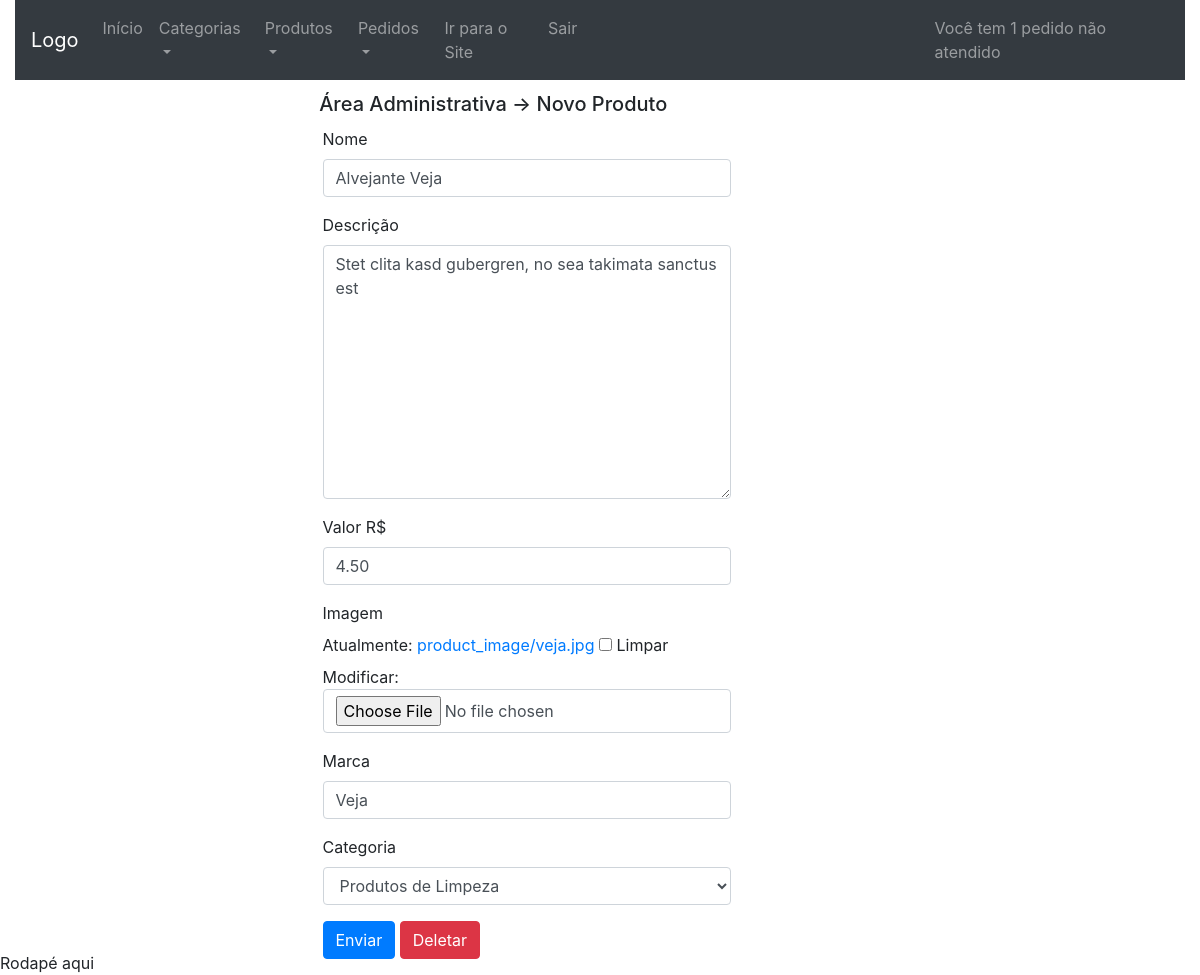
The app's page /area_administrativa/edit_product/13 (signed in) with its own data.
### catalog/models.py (models this page shows, shortened)
class Product(models.Model):
	name = models.CharField('Nome', max_length=100)
	description = models.TextField('Nome', max_length=300)
	image = models.ImageField(upload_to="product_image",
		verbose_name="Imagem", null=True, blank=True)
	value = models.DecimalField('Valor', max_digits=6, decimal_places=2)
	brand = models.CharField("Marca", max_length=100,
		null=True, blank=True)
	category = models.ForeignKey(Category, on_delete=models.CASCADE,
		null=True, blank=True)
	class Meta:
		verbose_name = "Produto"
		verbose_name_plural = "Produtos"
		ordering = ['name']

### dashboard_admin/views.py (the view, shortened to what this page needs)
# urls.py: path('edit_product/<int:id_product>', views.edit_product,
@login_required
def edit_product(request, id_product):
	noForwardedsInfo(request)
	context = {}
	product = Product.objects.get(id=id_product)
	if request.method == 'GET':
		form = ProductForm(instance=product)
		context['form'] = form
		context['value'] = product.value
		context['id_product'] = product.id
		return render(request, 'dashboard_admin/edit_product.html',
			context)

### catalog/forms.py
class ProductForm(ModelForm):
	class Meta:
		model = Product
		fields = ['name', 'description', 'image', 'brand',
		'category']

### catalog/models.py (called while the page is built)
	def __str__(self):
		return self.name

### checkout/models.py (called while the page is built)
	@staticmethod
	def getNoForwardeds(ordersSendeds):
		total = 0
		for order in ordersSendeds:
			if order.forwarded == False:
				total = total + 1
		return total

### dashboard_admin/views.py (called while the page is built)
def noForwardedsInfo(request):
	ordersSendeds = Order.objects.filter(sended=True)
	request.session['no_forwarded'] = Order.getNoForwardeds(ordersSendeds)
	return ordersSendeds

### dashboard_admin/templates/dashboard_admin/edit_product.html (shortened to what this page needs)
{% extends 'dashboard_admin/base.html' %}
{% load widget_tweaks %}
{% block conteudo %}
<div class="panel panel-default form-central thin-panel">
	{% block dashboard_title %}
	<div class="panel-heading" style="margin: 2%;">
		<h5>Área Administrativa -> Novo Produto </h5>
	</div>
	{% endblock %}
	<div class="panel-body">
		<form class="form-horizontal" method="post"
		enctype="multipart/form-data">
		    <fieldset>
		        <div class="form-group {% if form.name.erros %} has-error {% endif %}">
		          <label for="{{ form.name.auto_id }}" class="col-md-3 control-label">
		              Nome
		          </label>
		          <div class="col-md-9">
		            {% render_field form.name class="form-control" %}
		          </div>
		        </div>
		        <div class="form-group {% if form.description.erros %} has-error {% endif %}">
		          <label for="{{ form.description.auto_id }}"
		          class="col-md-3 control-label">
		              Descrição
		          </label>
		          <div class="col-md-9">
		            {% render_field form.description class="form-control" %}
		          </div>
		        </div>
		        <div class="form-group">
		          <label for="value"
		          class="col-md-3 control-label">
		              Valor R$
		          </label>
		          <div class="col-md-9">
		            <input type="" name="value" class="form-control"
		            value="{{ value }}">
		          </div>
		        </div>
		        <div class="form-group {% if form.image.erros %} has-error {% endif %}">
		          <label for="{{ form.image.auto_id }}" class="col-md-3 control-label">
		              Imagem
		          </label>
		          <div class="col-md-9">
		            {% render_field form.image class="form-control" %}
		          </div>
		        </div>
		        <div class="form-group {% if form.brand.erros %} has-error {% endif %}">
		          <label for="{{ form.brand.auto_id }}" class="col-md-3 control-label">
		              Marca
		          </label>
		          <div class="col-md-9">
		            {% render_field form.brand class="form-control" %}
		          </div>
		        </div>
		        <div class="form-group {% if form.category.erros %} has-error {% endif %}">
		          <label for="{{ form.category.auto_id }}" class="col-md-3 control-label">
		              Categoria
		          </label>
		          <div class="col-md-9">
		            {% render_field form.category class="form-control" %}
		          </div>
		        </div>
		    	<div class="form-group">
		          <div class="col-md-9 col-md-offset-3">
		            <button type="submit" class="btn btn-primary">
		            	Enviar
		            </button>
		            <a href="{% url 'dashboard_admin:delete_product' id_product %}"
		            class="btn btn-danger">
			        	Deletar
			        </a>
		          </div>
		        </div>
		    </fieldset>
		</form>
	</div>
</div>
{% endblock %}

### dashboard_admin/static/dashboard_admin/css/extra.css (style rules this page uses)
.thin-panel { width: 50%; margin: auto; }

### records on screen
Product: name "Alvejante Veja", description "Stet clita kasd gubergren, no sea takimata sanctus est", value "4.50", brand "Veja", category "Produtos de Limpeza"

### other values on screen
{{ request.session.no_forwarded }} "1"
